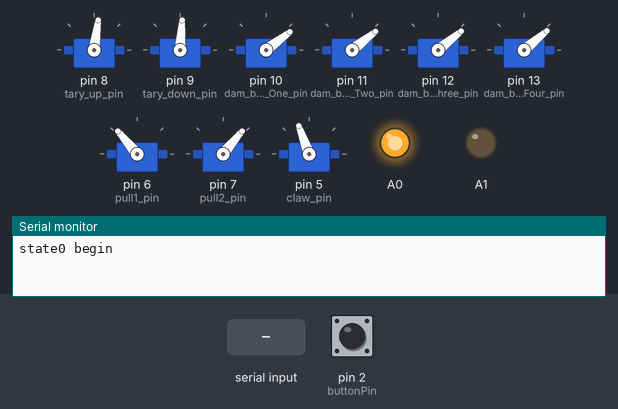
The sketch below on a simulated Arduino Mega 2560, built with avr-gcc and run on an emulated ATmega2560. Shown: 9 × servo, output pins drawn as LEDs (lit = HIGH), the last lines printed to the serial monitor. Inputs (shaded band) come from the test bench; at power-on: pin 2 (buttonPin) HIGH.

Above: at 1.7 s.
1.8 s: "2\n" received over Serial
At 3.8 s:
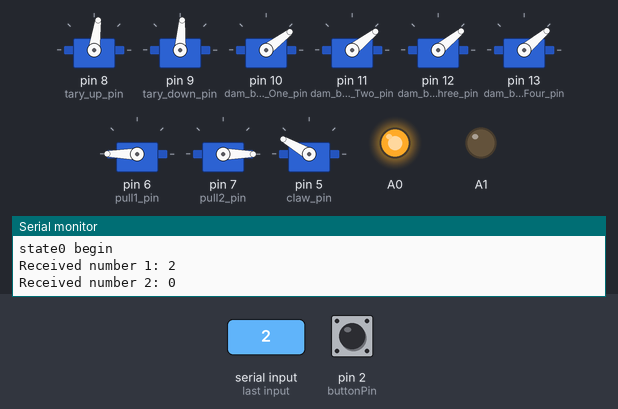
4.8 s: "q90\n" received over Serial
At 7.6 s:
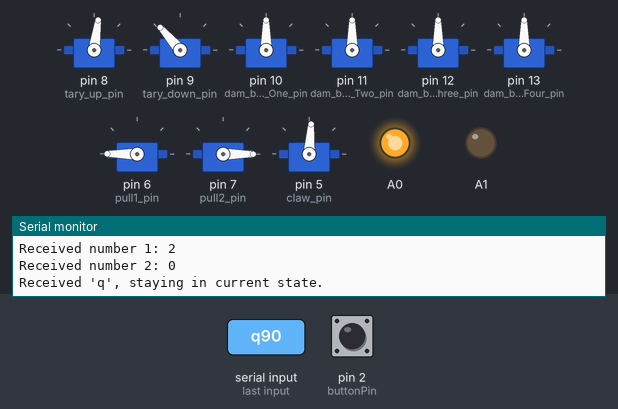
7.8 s: pin 2 (buttonPin) pulled LOW for 3.2 s
12.5 s: "2\n" received over Serial
At 14.3 s:
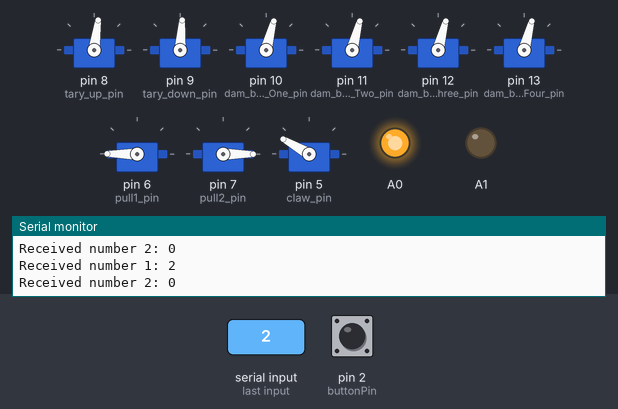
15.5 s: "q,45\n" received over Serial
At 18.8 s:
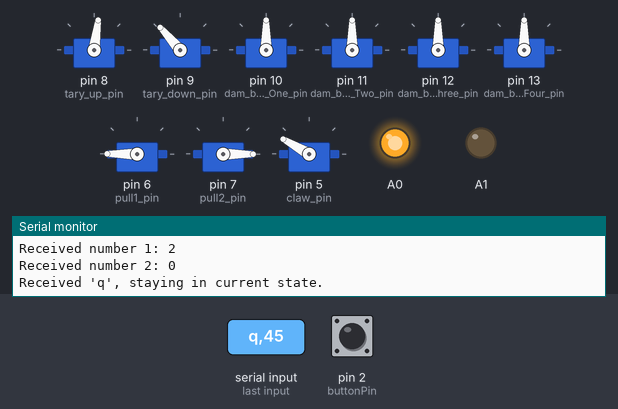
Timing chart, 0 to 19.5 s (numbered marks = the images above; inputs shaded):
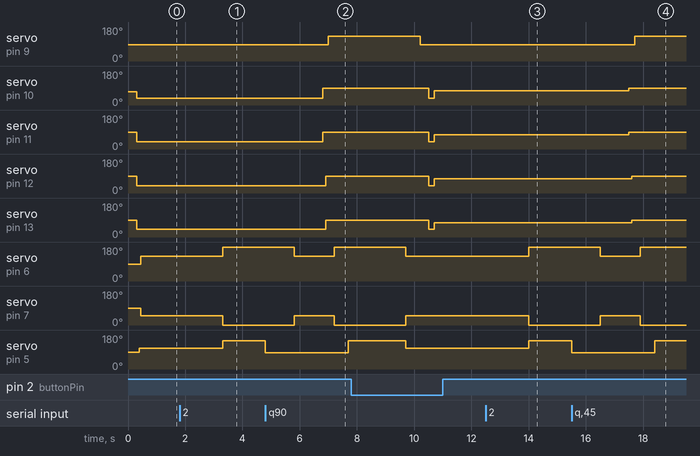

Measured:
- after the input at 1.8 s, servo on pin 6 (pull1_pin): 130° → 180° after 1.5 s; servo on pin 7 (pull2_pin): 50° → 0° after 1.5 s; servo on pin 5 (claw_pin): 110° → 150° after 1.5 s
- after the input at 4.8 s, servo on pin 9 (tary_down_pin): 86° → 131° after 2.2 s
- after the input at 12.5 s, servo on pin 6 (pull1_pin): 130° → 180° after 1.5 s; servo on pin 7 (pull2_pin): 50° → 0° after 1.5 s; servo on pin 5 (claw_pin): 110° → 150° after 1.5 s
- after the input at 15.5 s, servo on pin 9 (tary_down_pin): 86° → 131° after 2.2 s

The sketch:

mega.ino
```cpp
// 使用 Arduino Mega 2560
#include <Arduino.h>
#include <Servo.h>

Servo tary_up, tary_down, zip_servo;                                  // 底部元件
Servo dam_board_One, dam_board_Two, dam_board_Three, dam_board_Four;  // 侧板
Servo pull1, pull2, claw;                                             // 爪子

/*
pull_1 冲着舵机正面看，左手边的
pull_2 冲着舵机正面看，右手边的
claw 爪子控制
*/

// 定义舵机引脚
#define tary_up_pin 8
#define tary_down_pin 9


#define dam_board_One_pin 10
#define dam_board_Two_pin 11
#define dam_board_Three_pin 12
#define dam_board_Four_pin 13

#define pull1_pin 6
#define pull2_pin 7
#define claw_pin 5

// 120 是抓合的时候
#define claw_init_degree 110
#define claw_end_degree 86
#define claw_open_degree 150

// 伸缩爪子
#define pull1_init_degree 130
#define pull1_end_degree 180
#define pull2_init_degree 50
#define pull2_end_degree 0

// 云台
#define tary_up_init_degree 82
#define tary_down_init_degree 86

// 侧板角度
#define dam_board_open_degree 90
#define dam_board_close_degree 42  // TDDO:加以修改

#define buttonPin 2  // 假设按钮连接在数字引脚2


// 函数定义
void init_servo();
void process1(int types);
void process2(int types);

int num1, num2 = 0;
void setup() {
  // 初始化串口通信
  Serial.begin(9600);
  // 初始化舵机
  tary_up.attach(tary_up_pin);
  tary_down.attach(tary_down_pin);
  dam_board_One.attach(dam_board_One_pin);
  dam_board_Two.attach(dam_board_Two_pin);
  dam_board_Three.attach(dam_board_Three_pin);
  dam_board_Four.attach(dam_board_Four_pin);
  pull1.attach(pull1_pin);
  pull2.attach(pull2_pin);
  claw.attach(claw_pin);

  //初始化推杆
  pinMode(A0, OUTPUT);
  pinMode(A1, OUTPUT);
  digitalWrite(A0, HIGH);
  digitalWrite(A1, LOW);
  pinMode(buttonPin, INPUT_PULLUP);
  dam_board_One.write(dam_board_open_degree - 20);


  init_servo();  // 重置舵机
}
void init_servo() {
  Serial.println("state0 begin");  // 初始化
  tary_up.write(tary_up_init_degree);
  tary_down.write(tary_down_init_degree);
  delay(300);
  dam_board_One.write(dam_board_close_degree - 5);  //  90-180
  dam_board_Three.write(dam_board_close_degree - 3);
  dam_board_Two.write(dam_board_close_degree - 4);
  dam_board_Four.write(dam_board_close_degree - 2);
  delay(100);
  claw.write(claw_init_degree);  // 测试，爪子舵机
  delay(50);
  pull1.write(pull1_init_degree);
  pull2.write(pull2_init_degree);
  delay(50);
}

void loop() {
  if (Serial.available() > 0) {
    num1 = Serial.parseInt();  // 任务1 任务2
    num2 = Serial.parseInt();  // 垃圾种类

    // 打印接收到的数字
    Serial.print("Received number 1: ");
    Serial.println(num1);
    Serial.print("Received number 2: ");
    Serial.println(num2);
    switch (num1) {
      case 1:
        process1(num2);
        break;
      case 2:
        process2(num2);
        break;
      default:
        break;
    }
  }
   int buttonState = digitalRead(buttonPin);
    if (buttonState == LOW) {  // 如果引脚为高电平（按钮按下）
      dam_board_One.write(dam_board_open_degree - 15);
      dam_board_Two.write(dam_board_open_degree - 15);
      dam_board_Three.write(dam_board_open_degree - 15);
      dam_board_Four.write(dam_board_open_degree - 15);
    }
}
void process1(int types) {
  // // 打开侧板
  // dam_board_One.write(dam_board_close_degree + 5);
  // dam_board_Two.write(dam_board_close_degree + 5);
  // dam_board_Three.write(dam_board_close_degree + 5);
  // dam_board_Four.write(dam_board_close_degree + 5);
  // delay(100);
  // dam_board_One.write(dam_board_close_degree - 8);
  // dam_board_Two.write(dam_board_close_degree - 8);
  // dam_board_Three.write(dam_board_close_degree - 8);
  // dam_board_Four.write(dam_board_close_degree - 8);
  // delay(500);
  dam_board_One.write(dam_board_open_degree - 15);
  dam_board_Two.write(dam_board_open_degree - 15);
  dam_board_Three.write(dam_board_open_degree - 18);
  dam_board_Four.write(dam_board_open_degree - 15);
  delay(1000);

  switch (types) {
    case 1:  // 根据实际情况修改
      tary_down.write(tary_down_init_degree + 45);
      delay(500);
      tary_up.write(tary_up_init_degree - 45);
      break;
    case 2:
      tary_down.write(tary_down_init_degree - 45);
      delay(500);
      tary_up.write(tary_up_init_degree + 45);
      break;
    case 3:
      tary_down.write(tary_down_init_degree - 45);
      delay(500);
      tary_up.write(tary_up_init_degree - 45);
      break;
    case 4:
      tary_down.write(tary_down_init_degree + 45);
      delay(500);
      tary_up.write(tary_up_init_degree + 45);
      break;
    default:
      init_servo();
      break;
  }
  while (true) {  // 无限循环
    if (Serial.available() > 0) {
      char receivedChar = Serial.read();
      if (receivedChar == 'q') {
        break;
      }
    }
  }
  init_servo();
}

void process2(int types) {
  // 等待 2.5s 步进移动到垃圾上方
  delay(500);
  // 连杆下降
  pull1.write(pull1_end_degree);
  pull2.write(pull2_end_degree);
  claw.write(claw_open_degree);
  delay(1500);
  // 爪子合拢
  claw.write(claw_end_degree);
  delay(1000);
  // 连杆上升
  pull1.write(pull1_init_degree);
  pull2.write(pull2_init_degree);
  delay(1000);

  dam_board_One.write(dam_board_open_degree);
  dam_board_Two.write(dam_board_open_degree);
  delay(100);
  dam_board_Three.write(dam_board_open_degree);
  dam_board_Four.write(dam_board_open_degree);
  delay(100);

  // // **无限等待串口输入**
  // Serial.println("Waiting for input...");
  while (true) {  // 无限循环
    if (Serial.available() > 0) {
      char receivedChar = Serial.read();  // 读取一个字符

      if (receivedChar == 'q') {
        Serial.println("Received 'q', staying in current state.");
        // 放下推杆
        tary_down.write(tary_down_init_degree + 45);
        delay(200);
        pull1.write(pull1_end_degree);
        pull2.write(pull2_end_degree);
        delay(500);
        // 爪子张开
        claw.write(claw_open_degree);
        delay(2000);
        claw.write(claw_init_degree);
        // 推杆上升
        pull1.write(pull1_init_degree);
        pull2.write(pull2_init_degree);
        delay(500);
        init_servo();
        break;  // 收到 'q'，跳出循环，回到 loop() 的开头等待新数据
      }
    }
  }
}
```
